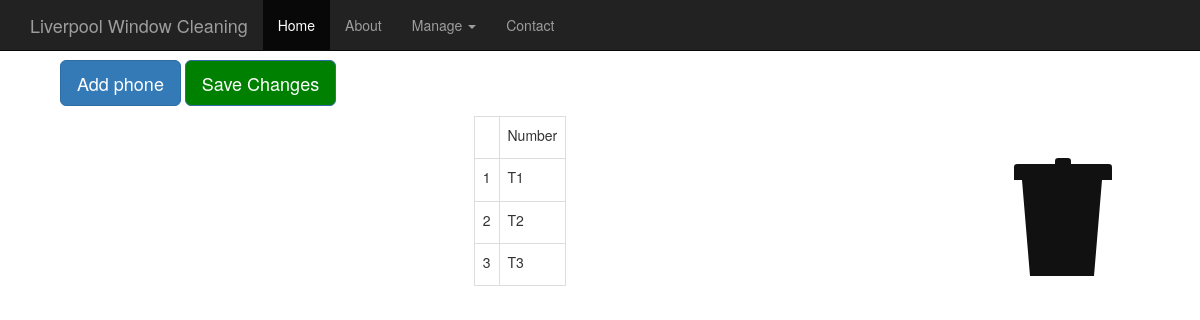
/daily/phones, run on an earlier commit of the app's database.
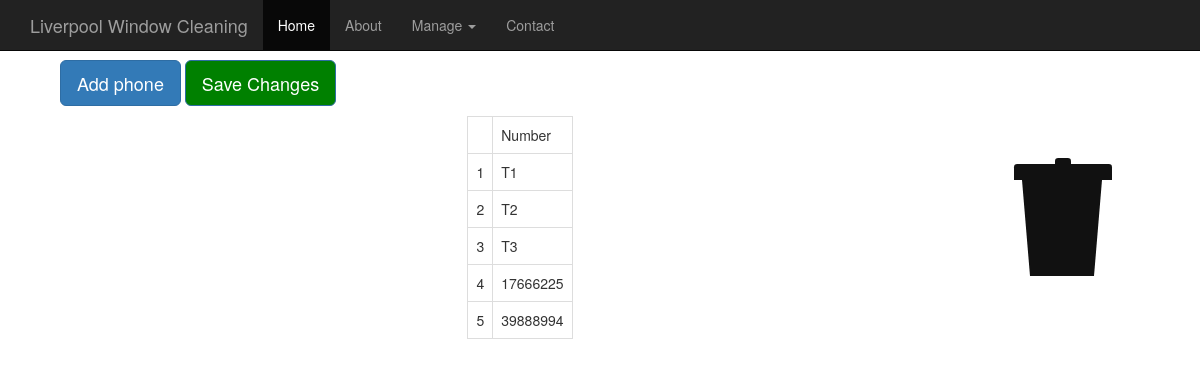
And on a later commit of the database.
### daily/models.py (models this page shows, shortened)
class Phone(models.Model):
  number = models.CharField(max_length=10)

### daily/views.py (the view)
def manage_phones(request):
  phones = Phone.objects.all()
  context = {'phones': phones}
  return render(request, 'daily/phones.html', context)

### daily/templates/daily/phones.html (shortened to what this page needs)
{% extends 'daily/base.html' %}
{% load static %}
{% block content %}
<div id="form-fields">
  <button type="button" class="btn btn-primary btn-lg"
    id="new-phone-button" onclick="addPhone()">Add phone</button>
  <button type="button" class="btn btn-primary btn-lg"
    id="save-button" onclick="updatePhones()">Save Changes</button>
</div>
<div class="h-box">
  <table class="table table-bordered" id="daily-table">
    <tbody>
      <tr>
        <td> </td>
        <td>Number</td>
      </tr>
      {% for phone in phones.all %}
      <tr class="phone">
        <td>{{ phone.id }}</td>
        <td class="phone-number-td">{{ phone.number }}</td>
      </tr>
      {% endfor %}
    </tbody>
  </table>
  <ol class='trash category_trash'>
    <li>
    <div class="lid"></div>
    <div class="lidcap"></div>
    <div class="bin"></div>
    </li>
  </ol>
</div>
      </body>
      {% endblock %}

What changed in the data, as far as the page shows it:
added Phone: id "4", number "17666225"
added Phone: id "5", number "39888994"
